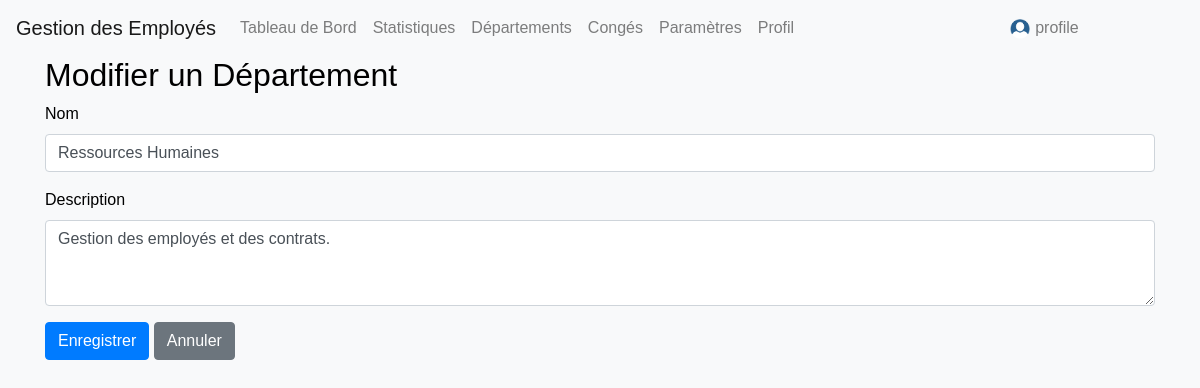
The page /departments/edit/3/ on the database its author committed.
### gestion/models.py (models this page shows, shortened)
class Department(models.Model):
    name = models.CharField(max_length=100)
    description = models.TextField(blank=True, null=True)

### gestion/views.py (the view, shortened to what this page needs)
# urls.py: path('departments/edit/<int:pk>/', views.department_edit, name='department_edit'),
def department_edit(request, pk):
    department = get_object_or_404(Department, pk=pk)
    return render(request, 'department_form.html', {'department': department})

### gestion/templates/department_form.html (shortened to what this page needs)
{% extends 'base.html' %}
{% block content %}
<div class="container">
    <h2>{% if department %}Modifier{% else %}Ajouter{% endif %} un Département</h2>
    <form method="post">
        <div class="form-group">
            <label for="name">Nom</label>
            <input type="text" class="form-control" id="name" name="name" value="{{ department.name|default_if_none:'' }}" required>
        </div>
        <div class="form-group">
            <label for="description">Description</label>
            <textarea class="form-control" id="description" name="description" rows="3">{{ department.description|default_if_none:'' }}</textarea>
        </div>
        <button type="submit" class="btn btn-primary">Enregistrer</button>
        <a href="{% url 'department_list' %}" class="btn btn-secondary">Annuler</a>
    </form>
</div>
{% endblock %}

### gestion/static/style.css (style rules this page uses)
body { font-family: 'Arial', sans-serif; background-color: #f8f9fa; }

### rows shown on the page
Department: name "Ressources Humaines", description "Gestion des employés et des contrats."
